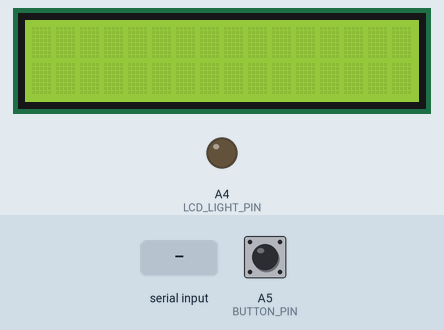
Simulated run of this sketch. Board: Arduino Uno, built with avr-gcc and run on an emulated ATmega328P. Shown: 16×2 character LCD, output pins drawn as LEDs (lit = HIGH). Inputs (shaded band) come from the test bench; at power-on: A5 (BUTTON_PIN) LOW. What the sketch prints to the serial monitor is not drawn.

Above: at 1.3 s.
1.4 s: "o" received over Serial
At 2.4 s:
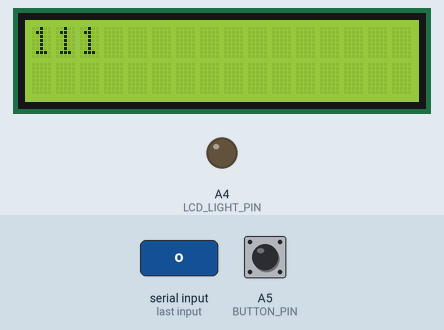
2.9 s: "O" received over Serial
At 3.5 s:
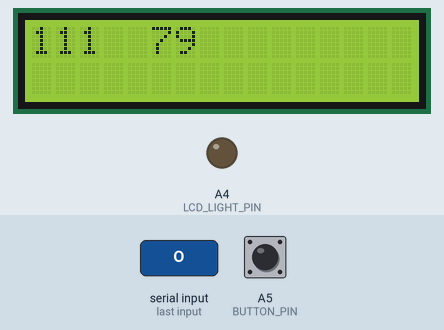
4.4 s: "e" received over Serial
At 4.7 s:
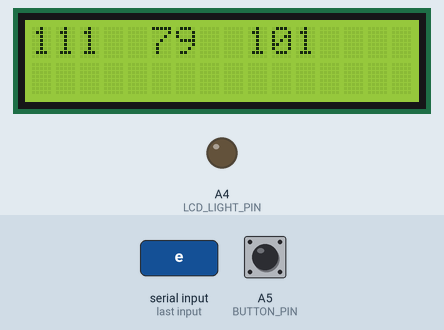
5.9 s: "E" received over Serial
At 7.0 s:
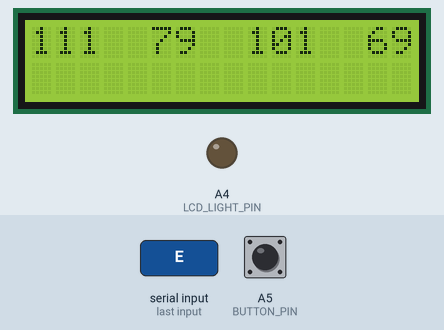
7.4 s: A5 (BUTTON_PIN) pulled HIGH for 0.15 s
At 8.1 s:
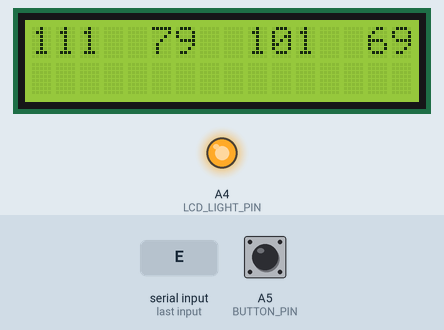
Timing chart, 0 to 10.0 s (numbered marks = the images above; inputs shaded):
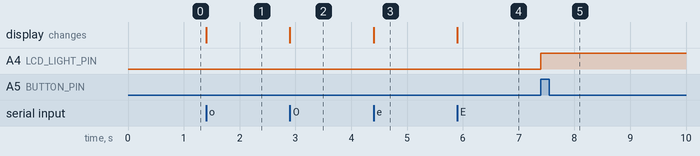

The sketch:

SerialTTLUART.ino
```cpp
#include <LiquidCrystal.h>

// var globais
#define BUTTON_PIN A5
#define LCD_LIGHT_PIN A4
#define LCD_LIGHT_ON_TIME 60000
unsigned int currentLcdLightOnTime = 0;
unsigned long lcdLightOn_StartMillis;
boolean isLcdLightOn;
int buttonState = 0;
int BAUD_RATE;

// armazena bytes chegando pela serial
int incom;

// lcd
LiquidCrystal lcd (12, 11, 5, 4, 3, 2);

void setup()
{
  //Configure a baud rate for serial port
  Serial.begin(9600);
  lcd.begin(16,2);
  lcd.clear();

  // lcd
  pinMode(BUTTON_PIN, INPUT);
  pinMode(LCD_LIGHT_PIN, OUTPUT);
  digitalWrite(LCD_LIGHT_PIN, LOW);
  isLcdLightOn = false;

  //Print out the value of the serial port configuration registers
  Serial.println("Serial Ports Registers");
  Serial.println("----------------------");
  Serial.print("UCSR0A: ");
  Serial.println(UCSR0A,BIN);
  Serial.print("UCSR0B: ");
  Serial.println(UCSR0B,BIN);
  Serial.print("UCSR0C: ");
  Serial.println(UCSR0C,BIN);
  Serial.print("UBRR0H: ");
  Serial.println(UBRR0H,BIN);
  Serial.print("UBRR0L: ");
  Serial.println(UBRR0L,BIN);
}

void loop()
{
  if (Serial.available() > 0)
  {
    incom = Serial.read();
    Serial.print(incom);
    Serial.println();
    lcd.print(incom);
    lcd.println();
  }

  buttonState = digitalRead(BUTTON_PIN);
  if (buttonState == HIGH){
    lcdLightOn_StartMillis = millis();
    currentLcdLightOnTime = 0;
    isLcdLightOn = true;
    digitalWrite(LCD_LIGHT_PIN, HIGH);
  }
  else{
    if(isLcdLightOn){
      currentLcdLightOnTime = millis() - lcdLightOn_StartMillis;
      if(currentLcdLightOnTime > LCD_LIGHT_ON_TIME){
        isLcdLightOn = false;
        digitalWrite(LCD_LIGHT_PIN, LOW);
      }
    }
  }
}

void stopbits(byte stopbit) {
  if (stopbit == 1) {
    UCSR0C = UCSR0C | B00000100; // (stop == 1)
  }
  else {
    UCSR0C = UCSR0C | B00000000; // (stop == 2)
  }
}


void parity(int parity) {
  if ((parity == 'o')|(parity == 'O')) //ODD
  UCSR0C = UCSR0C | B00110000;
  else if ((parity == 'e')|(parity == 'E')) //EVEN
  UCSR0C = UCSR0C | B00100000;
  else if ((parity == 'n')|(parity == 'N')) //NONE
  UCSR0C = UCSR0C | B00000000;
}
```

Measured:
- after the input at 1.4 s, the display: changes at once (image 1)
- after the input at 2.9 s, the display: changes at once (image 2)
- after the input at 4.4 s, the display: changes at once (image 3)
- after the input at 5.9 s, the display: changes at once (image 4)
- after the input at 7.4 s, A4 (LCD_LIGHT_PIN): LOW → HIGH at once
